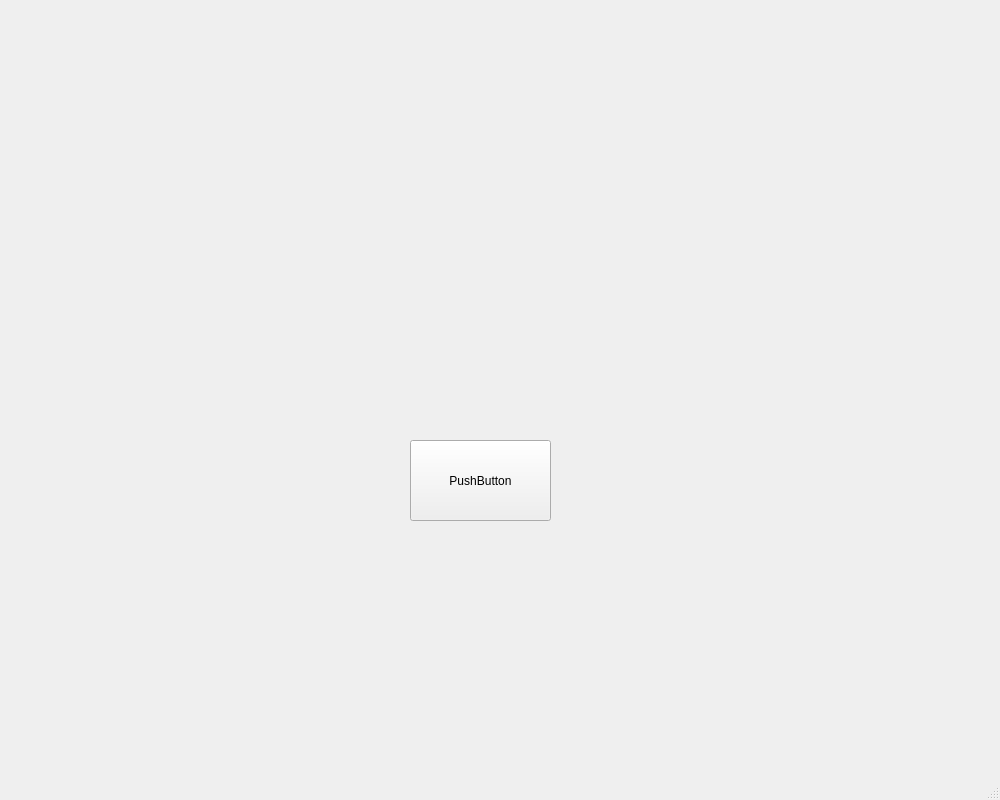
<?xml version="1.0" encoding="UTF-8"?>
<ui version="4.0">
 <class>MainWindow</class>
 <widget class="QMainWindow" name="MainWindow">
  <property name="geometry">
   <rect>
    <x>0</x>
    <y>0</y>
    <width>1000</width>
    <height>800</height>
   </rect>
  </property>
  <property name="windowTitle">
   <string>MainWindow</string>
  </property>
  <widget class="QWidget" name="centralwidget">
   <widget class="QPushButton" name="pushButton">
    <property name="geometry">
     <rect>
      <x>410</x>
      <y>440</y>
      <width>141</width>
      <height>81</height>
     </rect>
    </property>
    <property name="text">
     <string>PushButton</string>
    </property>
   </widget>
   <widget class="QWidget" name="gridLayoutWidget">
    <property name="geometry">
     <rect>
      <x>250</x>
      <y>30</y>
      <width>441</width>
      <height>141</height>
     </rect>
    </property>
    <layout class="QGridLayout" name="gridLayout"/>
   </widget>
  </widget>
  <widget class="QMenuBar" name="menubar">
   <property name="geometry">
    <rect>
     <x>0</x>
     <y>0</y>
     <width>1000</width>
     <height>21</height>
    </rect>
   </property>
  </widget>
  <widget class="QStatusBar" name="statusbar"/>
 </widget>
 <resources/>
 <connections/>
</ui>
